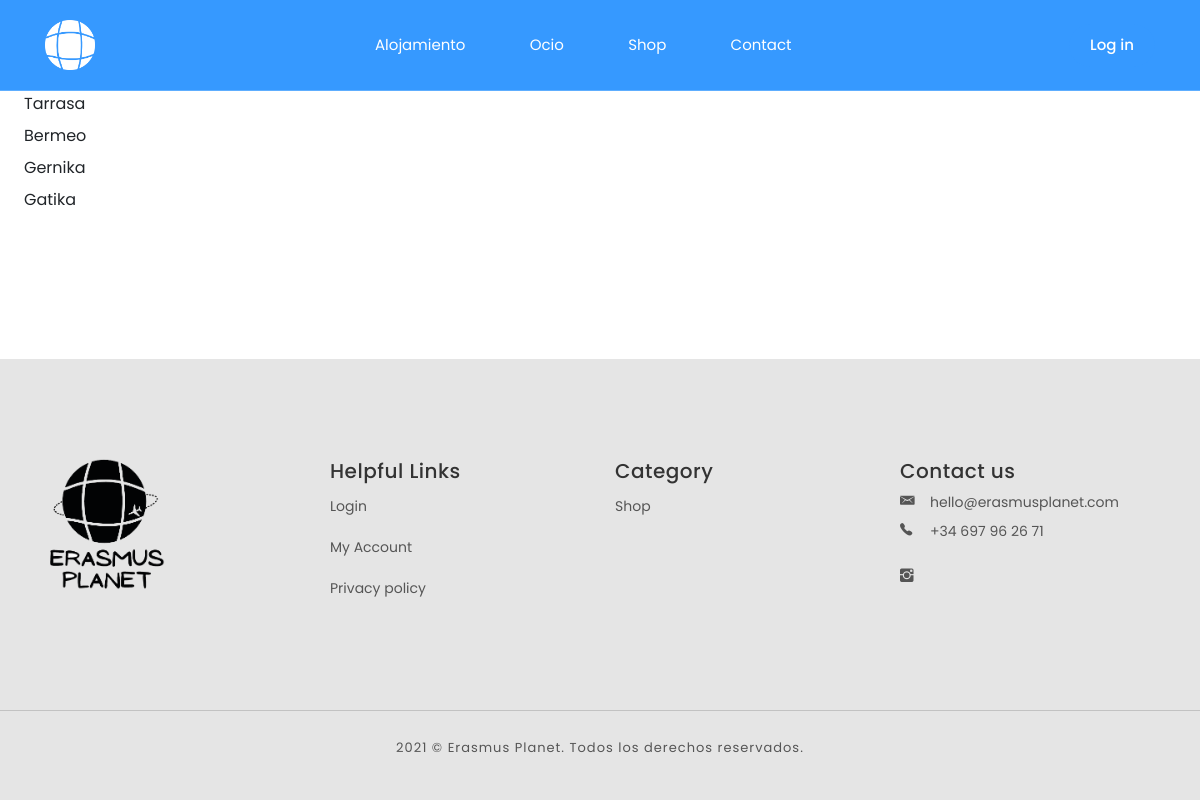
The app's page /city-list/ with its own data.
### descuentosApp/models.py (models this page shows, shortened)
class City(models.Model):
	province = models.ForeignKey(Province, on_delete=models.CASCADE)
	name = models.CharField(max_length=30)
	def __str__(self):
		return self.name

### descuentosApp/views.py (the view)
# urls.py: path('city-list/', views.CityList, name='CityList'),
def CityList(request):
	city_list = City.objects.all()
	return render(request, 'city_list.html', {'city_list': city_list})

### descuentosApp/templates/city_list.html
{% extends 'base.html' %}
	{% block content %}
		{% for city in city_list %}
			<a class="dropdown-item" href="">{{ city }}</a>
			{% endfor %}
	{% endblock %}

### descuentosApp/static/css/stylesExt.css (style rules this page uses)
* { font-family: Poppins !important; }

### records on screen
City: name "Tarrasa"
City: name "Bermeo"
City: name "Gernika"
City: name "Gatika"
